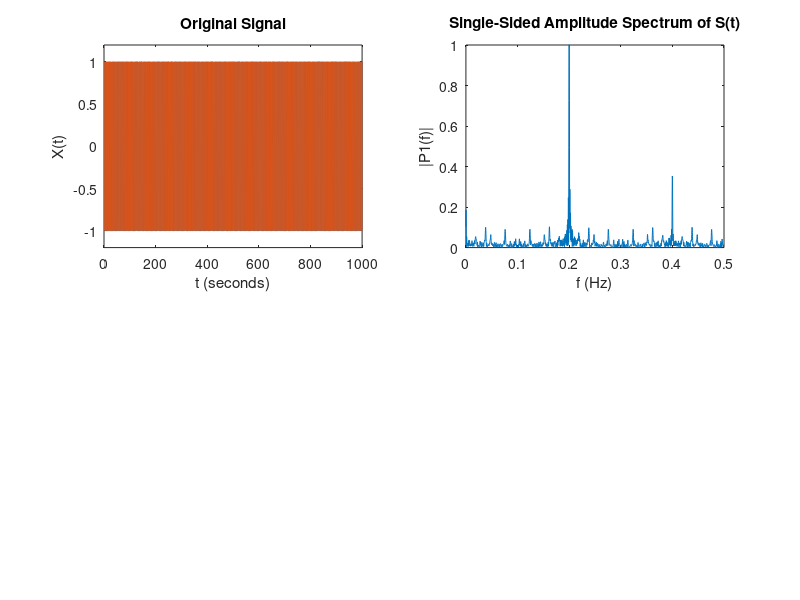

Write MATLAB code to recreate this figure. (Note: this script raises an error after producing the figure.)
% This program aims to process a sin windows function
% N is the number of the sampling points
N = 1000;
Fs = 1;
F = 0.2;
% F is the frequency of the original signal
Tg = 1/ Fs;
% sample frequency @ 500hz, Tg means the time gap between each sample point
resolution = 4096;
% set te resolution in the time domain
t = linspace(0,N*Tg,N+1);
ti = linspace(0,N*Tg,N*Tg*1000);
% calculate the time at each point, t is time of sampling, ti is built to
% show the orginal signal
L = length(t);
S = floor(sin(2*pi*F*t)/2+1)*2-1;
si = floor(sin(2*pi*F*ti)/2+1)*2-1;
% construct the original function
figure(1);
subplot(2,2,1)
plot(t,S)
hold
plot(ti,si)
title('Original Signal')
xlabel('t (seconds)')
ylabel('X(t)')
set(gca,'XLim',[0 N/Fs]);
set(gca,'YLim',[-1.2 1.2]);
% print the original image of the singnal
Y = fft(S,resolution);
P2 = abs(Y);
i=1:resolution/2; 
f=(i-1)*Fs/resolution;
yy=zeros(floor(resolution/2),1);
yy(i)=P2(i);
yy=yy/(L/2);
yy(1)=yy(1)/2;
subplot(2,2,2)
plot(f,yy)
title('Single-Sided Amplitude Spectrum of S(t)')
xlabel('f (Hz)')
ylabel('|P1(f)|')
set(gca,'XLim',[0 Fs/2]);
set(gca,'YLim',[0 1]);

n = 1000;
% The number of the sampling points in the time domain
bt = 5;
% The original singnal generating period bt
bw = 1/bt;
% The original singnal generating frequency fs
stream = randombitstream(n,bt);
% The sampling frequency remains 1 Hz
t = 1:1:n*bt;
% calculate the time at each point 
L = length(t);
S = stream;
% construct the original function
hold
figure(1);
subplot(2,2,3)
plot(t,S)
hold
title('Original Signal')
xlabel('t (seconds)')
ylabel('X(t)')
set(gca,'XLim',[0 n*bt]);
set(gca,'YLim',[-1.2 2.2]);
% print the original image of the singnal
Y = fft(S);
P2 = abs(Y/L);
P1 = P2(1:floor(L/2+1));
P1(2:end-1) = 2*P1(2:end-1);
f = 1*(0:(L/2))/L;
 
 
Y = fft(S);
P2 = abs(Y/L);
P1 = P2(1:floor(L/2+1));
P1(2:end-1) = 2*P1(2:end-1);
subplot(2,2,4)
plot(f,P1)
title('Single-Sided Amplitude Spectrum of S(t)')
xlabel('f (Hz)')
ylabel('|P1(f)|')
set(gca,'XLim',[0 0.5]);

